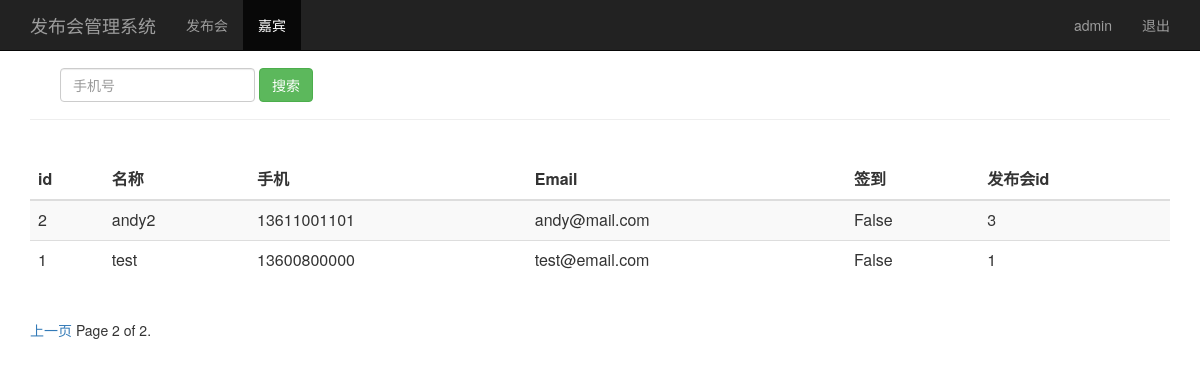
The page /guest_manage/?page=2 (signed in) on the database its author committed.
### sign/models.py (models this page shows, shortened)
class Guest(models.Model):
    event = models.ForeignKey(Event, on_delete=models.CASCADE) # 关联发布会 id
    realname = models.CharField(max_length=64)                 # 姓名
    phone = models.CharField(max_length=16)                    # 手机号
    email = models.EmailField()                                # 邮箱
    sign = models.BooleanField()                               # 签到状态
    create_time = models.DateTimeField(auto_now=True)          # 创建时间（自动获取当前时间）
    class Meta:
        unique_together = ("phone", "event")
        ordering = ['-id']
        ''' ordering = ['-id'] 去除警告：UnorderedObjectListWarning: Pagination may yield inconsistent results with an unordered object_list
'''

### sign/views.py (the view)
# urls.py: path('guest_manage/', views.guest_manage),
@login_required()
def guest_manage(request):
    username = request.session.get('user', '')
    guest_list = Guest.objects.all()
    paginator = Paginator(guest_list,2)  # 如果嘉宾的信息不够2条，就会报一个警告信息，见models
    page = request.GET.get('page')
    try:
        contacts = paginator.page(page)
    except PageNotAnInteger:
        contacts = paginator.page(1)
    except EmptyPage:
        contacts = paginator.page(paginator.num_pages)
    return render(request, "guest_manage.html", {"user":username, "guests":contacts})

### sign/templates/guest_manage.html (shortened to what this page needs)
<html lang="zh-CN">
  <head>
      {% load bootstrap3 %}
      {% bootstrap_css %}
      {% block content %}
  </head>
  <body role="document">
    <nav class="navbar navbar-inverse navbar-fixed-top">
      <div class="container">
        <div class="navbar-header">
          <a class="navbar-brand" href="/event_manage/">发布会管理系统</a>
        </div>
        <div id="navbar" class="collapse navbar-collapse">
          <ul class="nav navbar-nav">
            <li><a href="/event_manage/">发布会</a></li>
            <li class="active"><a href="#">嘉宾</a></li>
          </ul>
          <ul class="nav navbar-nav navbar-right">
           <li><a href="#">{{user}}</a></li>
           <li><a href="/logout_action/">退出</a></li>
         </ul>
        </div>
      </div>
    </nav>
    <div class="container theme-showcase" role="main">
      <div class="page-header">
        <div id="navbar" class="navbar-collapse collapse">
            <br />
          <form class="navbar-form" method="get" action="/search_phone/">
            <div class="form-group">
              <input name="phone" type="text" placeholder="手机号" class="form-control">
            </div>
            <button type="submit" class="btn btn-success">搜索</button>
          </form>
        </div>
      </div>
      <div class="row">
        <div class="col-md-6"  style="width: 100%">
          <table class="table table-striped">
            <thead>
              <tr>
                <th>id</th>
                <th>名称</th>
                <th>手机</th>
                <th>Email</th>
                <th>签到</th>
                <th>发布会id</th>
              </tr>
            </thead>
            <tbody>
              {% for guest in guests %}
                <tr>
                  <td>{{ guest.id }}</td>
                  <td>{{ guest.realname }}</td>
                  <td>{{ guest.phone }}</td>
                  <td>{{ guest.email }}</td>
                  <td>{{ guest.sign }}</td>
                  <td>{{ guest.event_id }}</td>
                </tr>
             {% endfor %}
            <font color="red">{{ hint }}</font><br>
            </tbody>
          </table>
        </div>
        </div>
      <div class="pagination">
          <span class="step-links">
            {% if guests.has_previous %}
              <a href="?phone={{ phone }}&page={{ guests.previous_page_number }}">上一页</a>
            {% endif %}
              <span class="current">
                Page {{ guests.number }} of {{ guests.paginator.num_pages }}.
              </span>
          </span>
        </div>
    </div>
  </body>
</html>
{% endblock %}

### rows shown on the page
Guest: id "2", realname "andy2", phone "13611001101", email "andy@mail.com", sign "False", event_id "3"
Guest: id "1", realname "test", phone "13600800000", email "test@email.com", sign "False", event_id "1"

### other values the page prints
{{ user }} "admin"
{{ guests.number }} "2"
{{ guests.paginator.num_pages }} "2"
